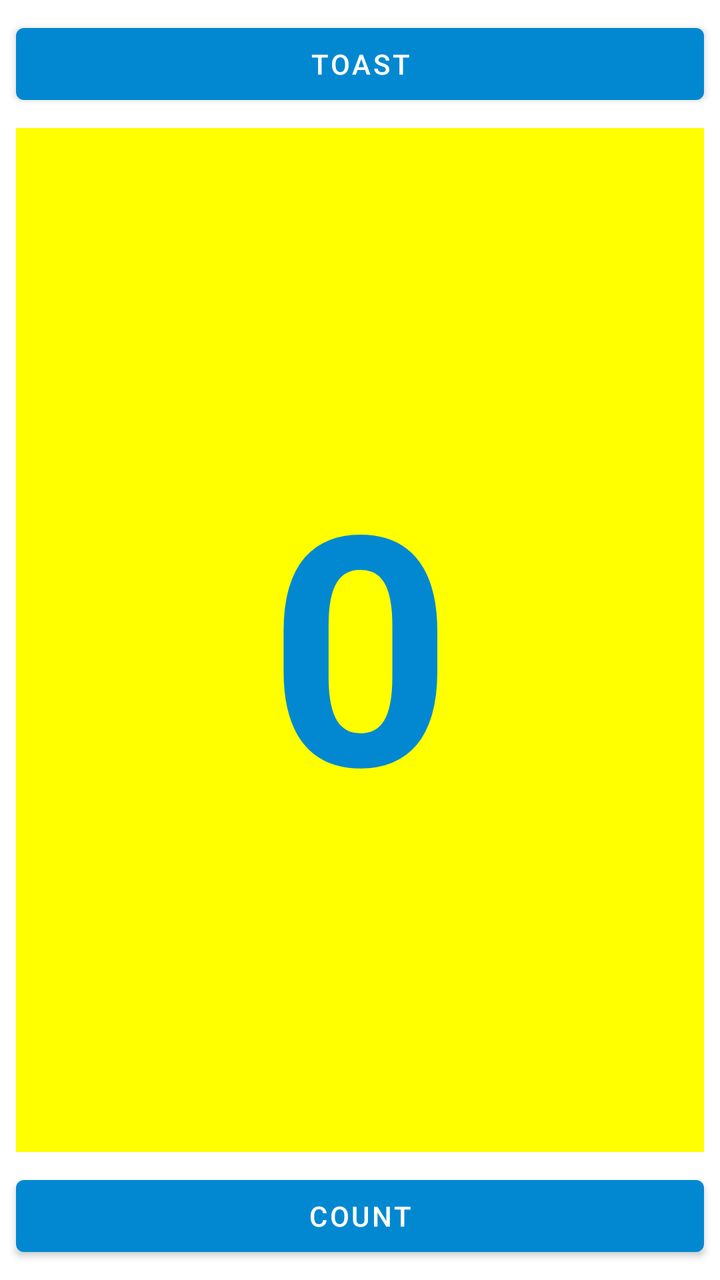
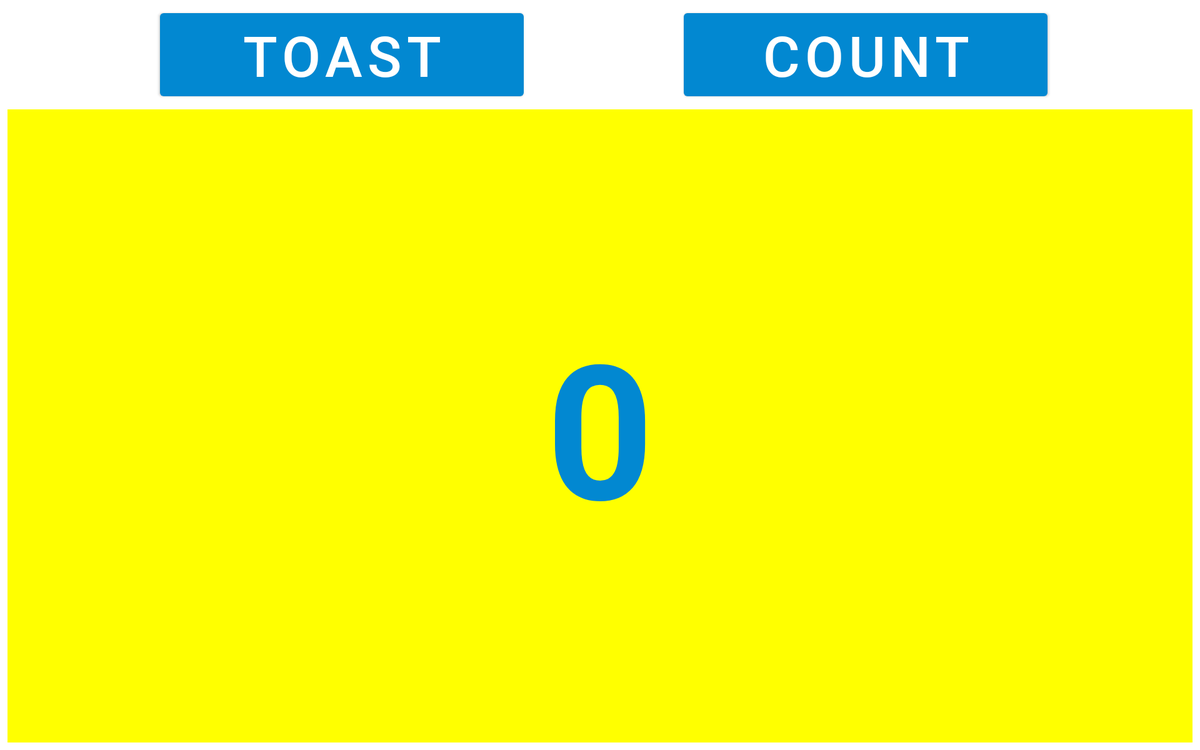

First picture: res/layout/ on a phone held upright. Second picture: the repository's own variant of that layout, on a device whose configuration matches the variant's folder. Source for both follows.
<!-- AndroidManifest.xml: application theme Theme.Tasks -->
<!-- res/layout/activity_challenge_12_b.xml -->
<?xml version="1.0" encoding="utf-8"?>
<androidx.constraintlayout.widget.ConstraintLayout xmlns:android="http://schemas.android.com/apk/res/android"
    xmlns:app="http://schemas.android.com/apk/res-auto"
    xmlns:tools="http://schemas.android.com/tools"
    android:layout_width="match_parent"
    android:layout_height="match_parent"
    tools:context=".ui.chapter12b.ChallengeActivity12B">

    <Button
        android:id="@+id/challenge_12_b_button_toast"
        android:layout_width="0dp"
        android:layout_height="wrap_content"
        android:layout_marginStart="@dimen/chapter_12_margin_normal"
        android:layout_marginTop="@dimen/chapter_12_margin_normal"
        android:layout_marginEnd="@dimen/chapter_12_margin_normal"
        android:text="@string/chapter_12_button_label_toast"
        android:textColor="@android:color/white"
        app:layout_constraintEnd_toEndOf="parent"
        app:layout_constraintStart_toStartOf="parent"
        app:layout_constraintTop_toTopOf="parent" />

    <Button
        android:id="@+id/challenge_12_b_button_count"
        android:layout_width="0dp"
        android:layout_height="wrap_content"
        android:layout_marginStart="@dimen/chapter_12_margin_normal"
        android:layout_marginEnd="@dimen/chapter_12_margin_normal"
        android:layout_marginBottom="@dimen/chapter_12_margin_normal"
        android:text="@string/chapter_12_button_label_count"
        android:textColor="@android:color/white"
        app:layout_constraintBottom_toBottomOf="parent"
        app:layout_constraintEnd_toEndOf="parent"
        app:layout_constraintStart_toStartOf="parent" />

    <TextView
        android:id="@+id/challenge_12_b_show_count"
        android:layout_width="0dp"
        android:layout_height="0dp"
        android:layout_marginStart="@dimen/chapter_12_margin_normal"
        android:layout_marginTop="@dimen/chapter_12_margin_normal"
        android:layout_marginEnd="@dimen/chapter_12_margin_normal"
        android:layout_marginBottom="@dimen/chapter_12_margin_normal"
        android:background="@color/color_yellow"
        android:gravity="center"
        android:text="@string/chapter_12_count_initial_value"
        android:textColor="@color/color_primary"
        android:textSize="@dimen/chapter_12_text_size_normal"
        android:textStyle="bold"
        app:layout_constraintBottom_toTopOf="@+id/challenge_12_b_button_count"
        app:layout_constraintEnd_toEndOf="parent"
        app:layout_constraintStart_toStartOf="parent"
        app:layout_constraintTop_toBottomOf="@+id/challenge_12_b_button_toast" />

</androidx.constraintlayout.widget.ConstraintLayout>
<!-- resources referenced by this layout -->
<resources>
  <color name="color_primary">#0288d1</color>
  <color name="color_yellow">#FFFF00</color>
  <dimen name="chapter_12_margin_normal">8dp</dimen>
  <dimen name="chapter_12_text_size_normal">160sp</dimen>
  <string name="chapter_12_button_label_count">Count</string>
  <string name="chapter_12_button_label_toast">Toast</string>
  <string name="chapter_12_count_initial_value">0</string>
  <style name="Theme.Tasks" parent="Theme.MaterialComponents.DayNight.DarkActionBar">
          
          <item name="colorPrimary">@color/color_primary</item>
          <item name="colorPrimaryVariant">@color/color_primary_variant</item>
          <item name="colorOnPrimary">@color/color_on_primary</item>
          
          <item name="colorSecondary">@color/color_secondary</item>
          <item name="colorSecondaryVariant">@color/color_secondary_variant</item>
          <item name="colorOnSecondary">@color/color_on_secondary</item>
          
          <item name="android:statusBarColor">?attr/colorPrimaryVariant</item>
          <item name="android:windowLightStatusBar">false</item>
          
      </style>
  <color name="color_primary_variant">#01579b</color>
  <color name="color_on_primary">#FFFFFFFF</color>
  <color name="color_secondary">#FF03DAC5</color>
  <color name="color_secondary_variant">#FF018786</color>
  <color name="color_on_secondary">#000000</color>
</resources>
<!-- res/layout-xlarge/activity_challenge_12_b.xml (the repository's variant of the layout above) -->
<!-- drawn on a large tablet held sideways -->
<?xml version="1.0" encoding="utf-8"?>
<androidx.constraintlayout.widget.ConstraintLayout xmlns:android="http://schemas.android.com/apk/res/android"
    xmlns:app="http://schemas.android.com/apk/res-auto"
    xmlns:tools="http://schemas.android.com/tools"
    android:layout_width="match_parent"
    android:layout_height="match_parent"
    tools:context=".ui.chapter12b.ChallengeActivity12B">

    <Button
        android:id="@+id/challenge_12_b_button_toast"
        android:layout_width="@dimen/chapter_12_btn_width"
        android:layout_height="wrap_content"
        android:layout_marginStart="@dimen/chapter_12_margin_normal"
        android:layout_marginTop="@dimen/chapter_12_margin_normal"
        android:text="@string/chapter_12_button_label_toast"
        android:textColor="@android:color/white"
        android:textSize="@dimen/chapter_12_text_size_small"
        app:layout_constraintEnd_toStartOf="@+id/challenge_12_b_button_count"
        app:layout_constraintStart_toStartOf="parent"
        app:layout_constraintTop_toTopOf="parent" />

    <Button
        android:id="@+id/challenge_12_b_button_count"
        android:layout_width="@dimen/chapter_12_btn_width"
        android:layout_height="wrap_content"
        android:layout_marginStart="@dimen/chapter_12_margin_normal"
        android:text="@string/chapter_12_button_label_count"
        android:textColor="@android:color/white"
        android:textSize="@dimen/chapter_12_text_size_small"
        app:layout_constraintBaseline_toBaselineOf="@+id/challenge_12_b_button_toast"
        app:layout_constraintEnd_toEndOf="parent"
        app:layout_constraintStart_toEndOf="@+id/challenge_12_b_button_toast" />

    <TextView
        android:id="@+id/challenge_12_b_show_count"
        android:layout_width="0dp"
        android:layout_height="0dp"
        android:layout_marginStart="@dimen/chapter_12_margin_normal"
        android:layout_marginTop="@dimen/chapter_12_margin_normal"
        android:layout_marginEnd="@dimen/chapter_12_margin_normal"
        android:layout_marginBottom="@dimen/chapter_12_margin_normal"
        android:background="@color/color_yellow"
        android:gravity="center"
        android:text="@string/chapter_12_count_initial_value"
        android:textColor="@color/color_primary"
        android:textSize="@dimen/chapter_12_text_size_large"
        android:textStyle="bold"
        app:layout_constraintBottom_toBottomOf="parent"
        app:layout_constraintEnd_toEndOf="parent"
        app:layout_constraintStart_toStartOf="parent"
        app:layout_constraintTop_toBottomOf="@+id/challenge_12_b_button_toast" />

</androidx.constraintlayout.widget.ConstraintLayout>
<!-- resources referenced by the variant -->
<!-- as a large tablet held sideways resolves them -->
<resources>
  <color name="color_primary">#0288d1</color>
  <color name="color_yellow">#FFFF00</color>
  <dimen name="chapter_12_btn_width">388dp</dimen>
  <dimen name="chapter_12_margin_normal">8dp</dimen>
  <dimen name="chapter_12_text_size_large">200sp</dimen>
  <dimen name="chapter_12_text_size_small">60sp</dimen>
  <string name="chapter_12_button_label_count">Count</string>
  <string name="chapter_12_button_label_toast">Toast</string>
  <string name="chapter_12_count_initial_value">0</string>
  <style name="Theme.Tasks" parent="Theme.MaterialComponents.DayNight.DarkActionBar">
          
          <item name="colorPrimary">@color/color_primary</item>
          <item name="colorPrimaryVariant">@color/color_primary_variant</item>
          <item name="colorOnPrimary">@color/color_on_primary</item>
          
          <item name="colorSecondary">@color/color_secondary</item>
          <item name="colorSecondaryVariant">@color/color_secondary_variant</item>
          <item name="colorOnSecondary">@color/color_on_secondary</item>
          
          <item name="android:statusBarColor">?attr/colorPrimaryVariant</item>
          <item name="android:windowLightStatusBar">false</item>
          
      </style>
  <color name="color_primary_variant">#01579b</color>
  <color name="color_on_primary">#FFFFFFFF</color>
  <color name="color_secondary">#FF03DAC5</color>
  <color name="color_secondary_variant">#FF018786</color>
  <color name="color_on_secondary">#000000</color>
</resources>
